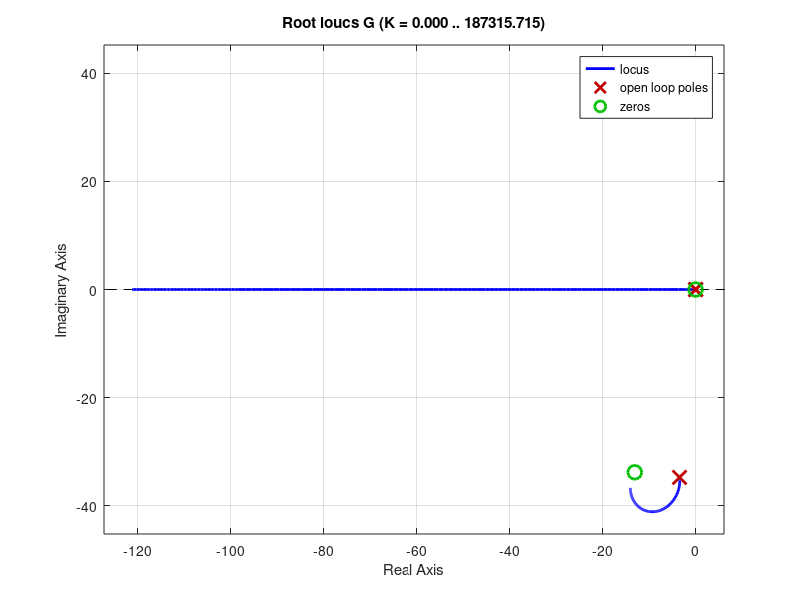

This chart was generated by the following MATLAB code:
clear all
close all
clc

s = tf('s');

%% Sistema de malha aberta
%Letra a) 
G =0.00076*(((s^3+26.316*s^2+1317.4*s+78.947))/(s*(s+0.06)*(s^2+7*s+1220)));


% Deseja-se
%mp = 0.707;
%csi = -log(mp)/sqrt(pi^2+log(mp)^2)
csi=0.824620157442;

% Lugar das raizes
figure, rlocus(G), 
%sgrid(csi,0)
